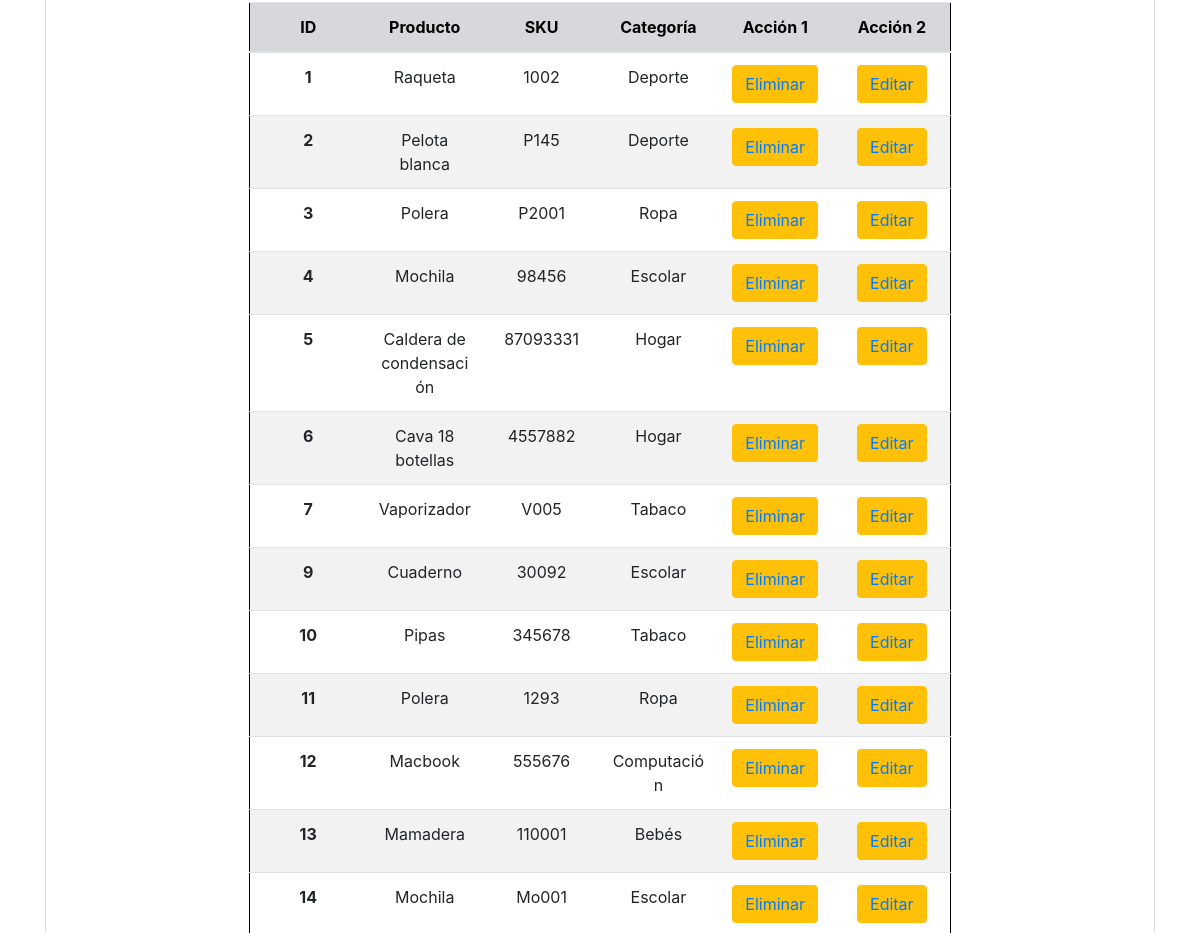
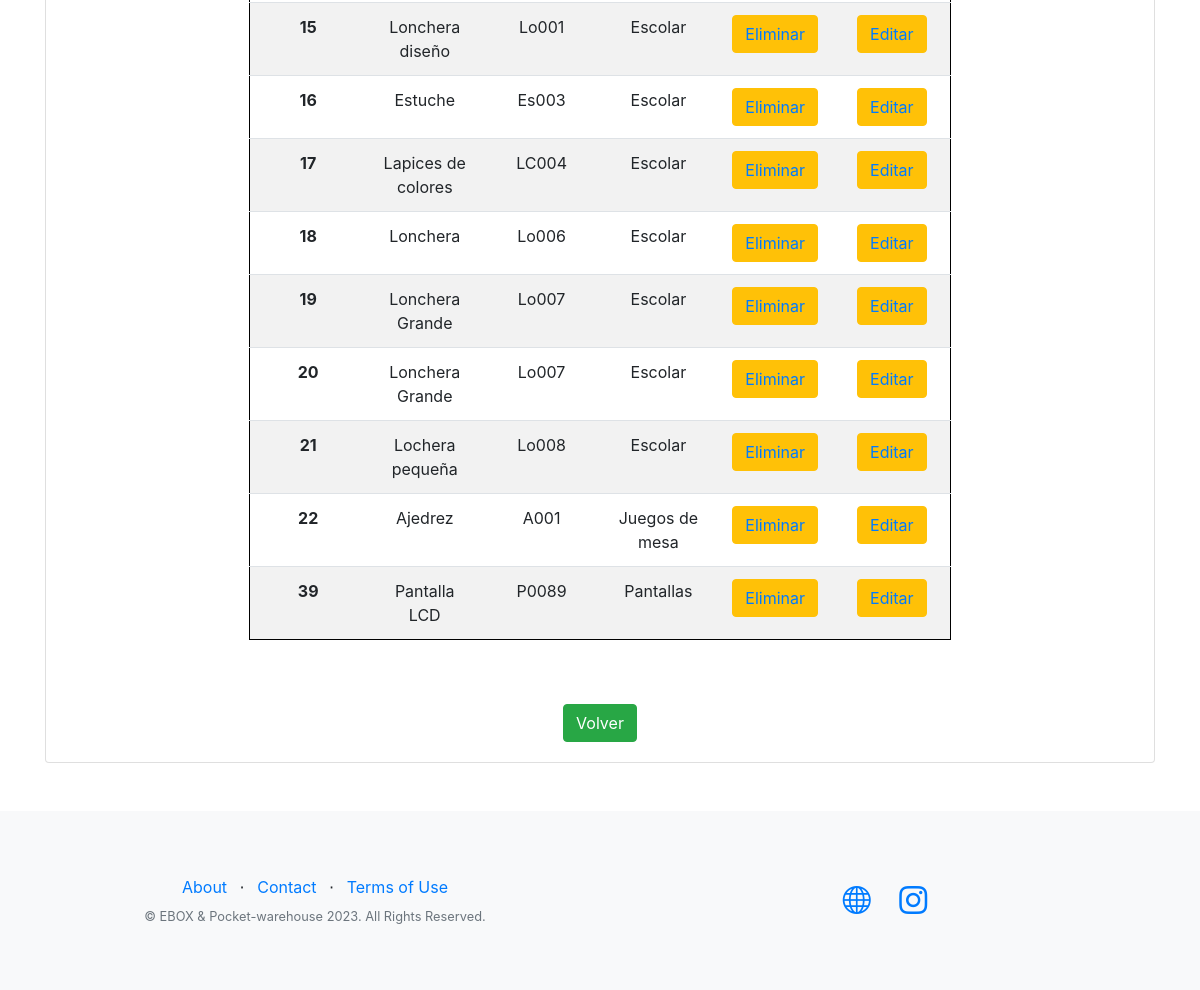
Before: /eboxApp/maestra/wMaestra_full/ (signed in, lower part) with the older database file (2 pictures, top to bottom).
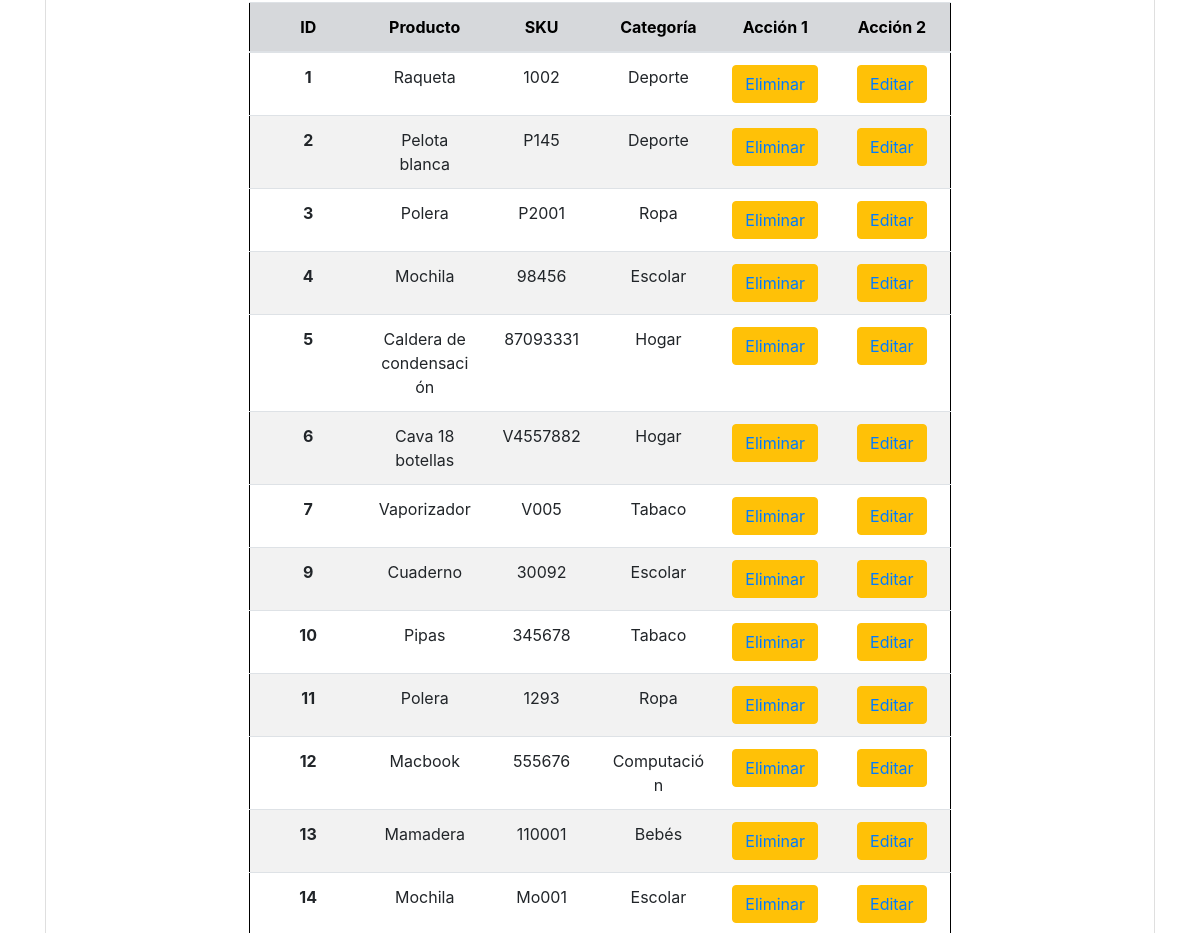
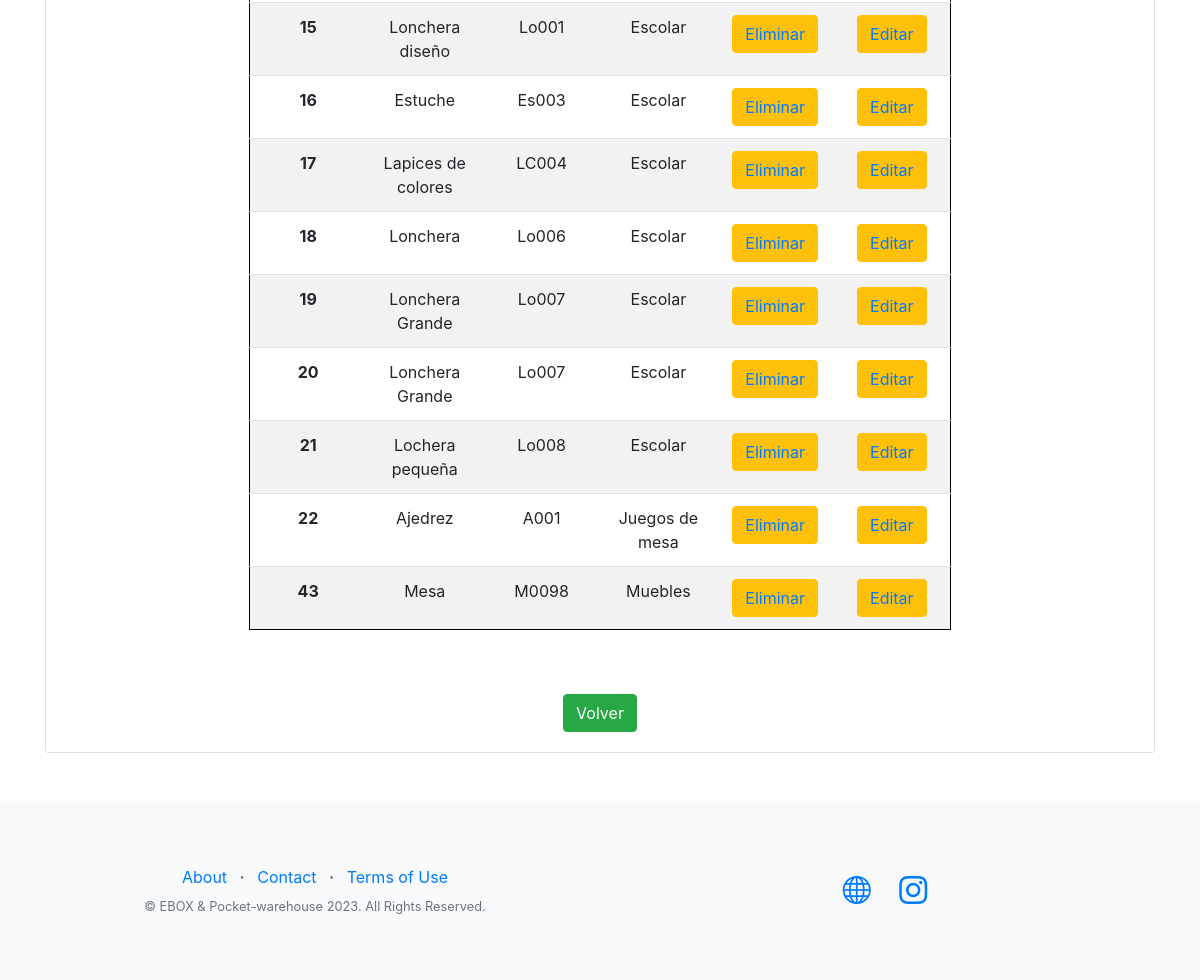
After: the same page with the newer database file (2 pictures, top to bottom).
### eboxApp/models.py (models this page shows, shortened)
class Maestra(models.Model):
    nombre_producto = models.CharField(max_length=300)
    numero_sku = models.CharField(max_length=300)
    categoria = models.CharField(max_length=300)

### eboxApp/views.py (the view)
# urls.py: path('maestra/wMaestra_full/', views.buscarMaestra, name = 'buscarTodo'),
@login_required
def buscarMaestra(request):
    ''' Boton de busqueda completa de la maestra con respuesta en una lista - te llevo a una ventana distinta con boton volver'''
    if request.method == 'GET': # si existe un get
        producto = Maestra.objects.all() # busco todo lo que hay en la maestra
        return render(request, 'eboxApp/wMaestra_full.html', {'producto':producto }) # aqui le digo donde quiero mostrar "producto"

### eboxApp/templates/eboxApp/wMaestra_full.html (shortened to what this page needs)
{% extends "eboxApp/base.html" %}
{% load static %}
{% block contenido_que_cambia %}
<div class="container">
    <div class="card mt-4">
        <div class="card-body">
            <div class="row justify-content-center">
                <div class="col-md-8">
                    <br>
                    {% if producto %}
                        <div class="table-responsive">
                            <table class="table">
                                <thead>
                                    <tr class = "table-secondary">
                                        <th scope="col">ID</th>
                                        <th scope="col">Producto</th>
                                        <th scope="col">SKU</th>
                                        <th scope="col">Categoría</th>
                                        <th scope="col">Acción 1</th>
                                        <th scope="col">Acción 2</th>
                                    </tr>
                                </thead>
                                <tbody>
                                    {% for i in producto %}
                                        <tr>
                                            <th scope="row">{{ i.pk }}</th>
                                            <td>{{ i.nombre_producto }}</td>
                                            <td>{{ i.numero_sku }}</td>
                                            <td>{{ i.categoria }}</td>
                                            <td> <button class="btn btn-warning">
                                               <a  href="{% url 'eboxApp:EliminarProducto' i.numero_sku %}"> Eliminar</a>
                                                 </button>
                                            </td>
                                            <td> <button class="btn btn-warning">
                                                <a  href="{% url 'eboxApp:EditarProducto' i.numero_sku %}"> Editar</a>
                                                  </button>
                                             </td>
                                        </tr>
                                    {% endfor %}
                                </tbody>
                            </table>
                        </div>
                        <div class="text-center mt-5">
                            <a class="btn btn-success" href="{% url 'eboxApp:Maestra' %}">Volver</a>
                        </div>
                    {% else %}
                        <div class="text-center">
                            <h1>No hay datos</h1>
                            <a class="btn btn-warning" href="{% url 'eboxApp:Maestra' %}">Volver</a>
                        </div>
                    {% endif %}
                </div>
            </div>
        </div>
    </div>
</div>
{% endblock %}

Changed rows visible on the page:
removed Maestra: pk "39", nombre_producto "Pantalla LCD", numero_sku "P0089", categoria "Pantallas"
changed Maestra "Cava 18 botellas": numero_sku "4557882" → "V4557882"
added Maestra: pk "43", nombre_producto "Mesa", numero_sku "M0098", categoria "Muebles"
